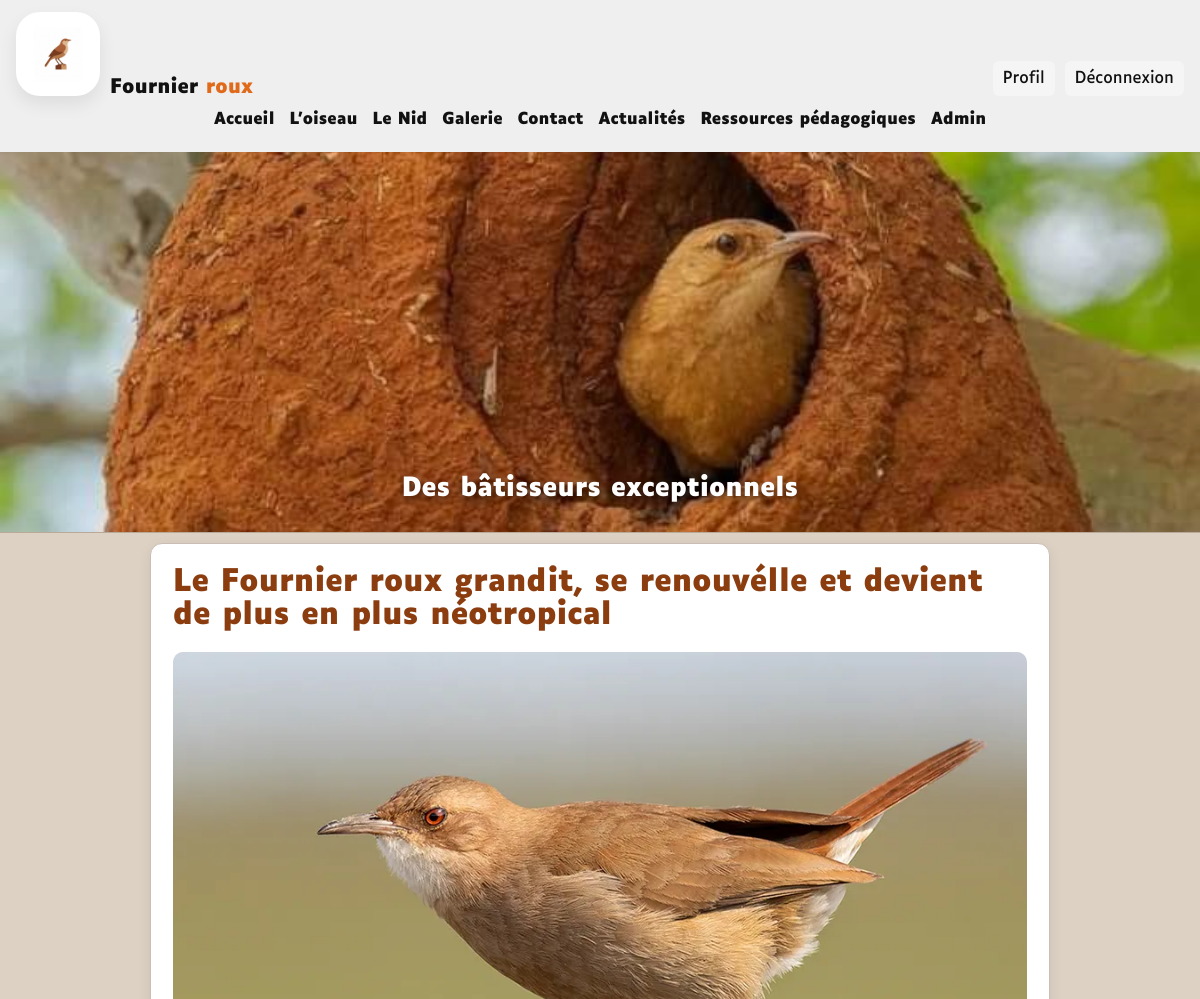
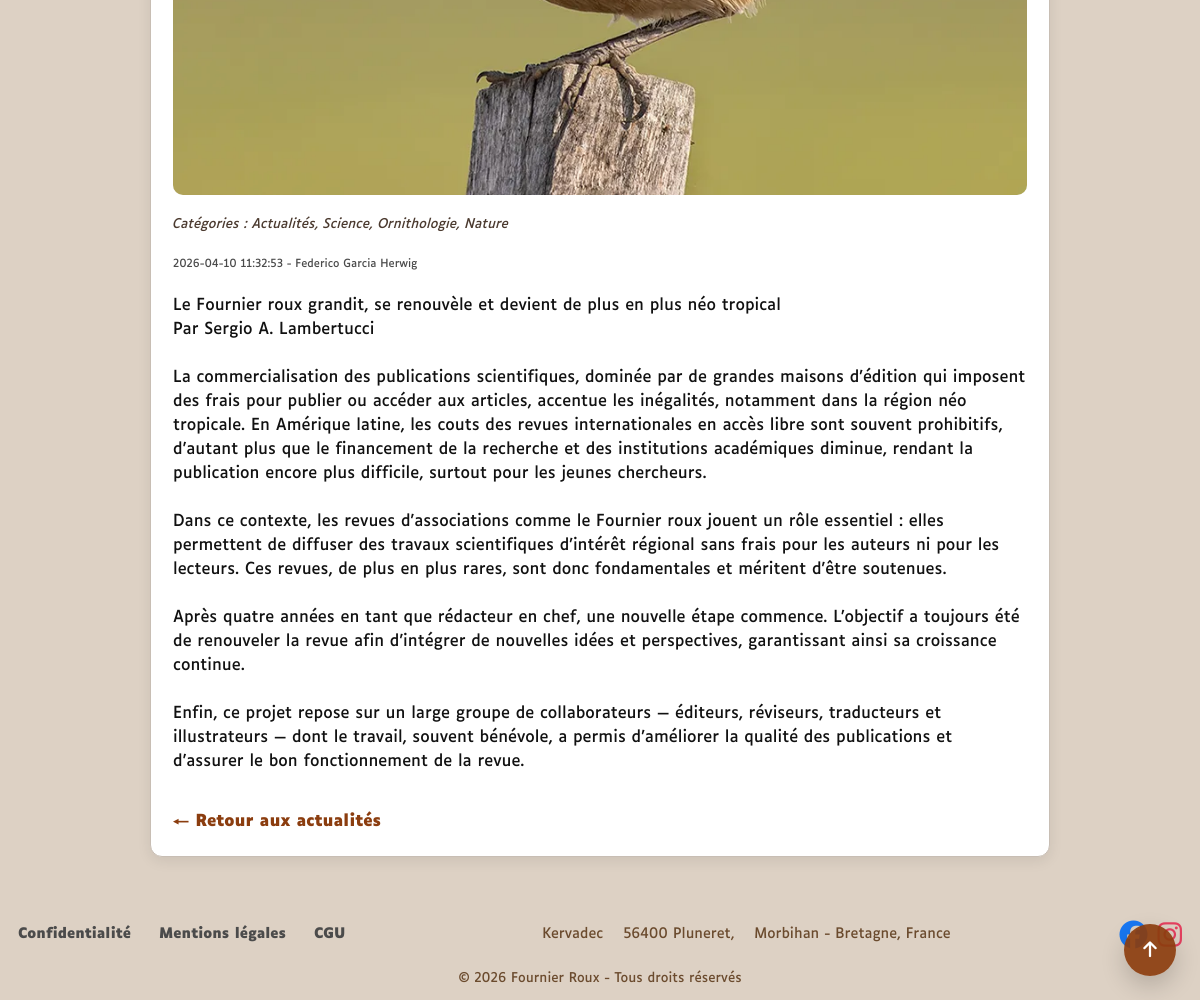
/index.php?page=article&id=18 (signed in), run on the app's committed database (2 pictures, top to bottom).
### tables this page shows
CREATE TABLE `articles` (
  `id_article` int(11) NOT NULL AUTO_INCREMENT,
  `titre` varchar(255) NOT NULL,
  `contenu` text NOT NULL,
  `date_publication` datetime NOT NULL DEFAULT current_timestamp(),
  `id_utilisateur` int(11) NOT NULL,
  PRIMARY KEY (`id_article`),
  KEY `id_utilisateur` (`id_utilisateur`)
);

CREATE TABLE `contient` (
  `id_article` int(11) NOT NULL,
  `id_media` int(11) NOT NULL,
  `ordre` int(11) DEFAULT 1,
  `image_principale` tinyint(1) DEFAULT 0,
  PRIMARY KEY (`id_article`, `id_media`),
  KEY `id_media` (`id_media`),
  CONSTRAINT `contient_ibfk_1` FOREIGN KEY (`id_article`) REFERENCES `articles` (`id_article`) ON DELETE CASCADE,
  CONSTRAINT `contient_ibfk_2` FOREIGN KEY (`id_media`) REFERENCES `media` (`id_media`) ON DELETE CASCADE
);

CREATE TABLE `media` (
  `id_media` int(11) NOT NULL AUTO_INCREMENT,
  `nom_fichier` varchar(255) NOT NULL,
  `date_upload` datetime DEFAULT current_timestamp(),
  `type_media` varchar(50) DEFAULT 'image',
  PRIMARY KEY (`id_media`)
);

CREATE TABLE `utilisateurs` (
  `id_utilisateur` int(11) NOT NULL,
  `nom` varchar(100) NOT NULL,
  `email` varchar(255) NOT NULL,
  `mot_de_passe` varchar(255) NOT NULL,
  `role` enum('admin','utilisateur') NOT NULL,
  `prenom` varchar(100) NOT NULL
);

### app/controllers/article-single-controller.php (called while the page is built, shortened)
<?php
require_once BASE_PATH . '/app/models/article.php';
require_once BASE_PATH . '/app/models/media.php';
$articleId = isset($_GET['id']) ? (int) $_GET['id'] : 0;
$article = getArticleDetailById($pdo, $articleId);
$medias = getMediaByArticle($pdo, $articleId);
require_once BASE_PATH . '/app/views/layouts/header.php';
require_once BASE_PATH . '/app/views/user/article-single.php';
require_once BASE_PATH . '/app/views/layouts/footer.php';

### index.php (called while the page is built, shortened)
<?php
require_once BASE_PATH . '/routes/router.php';

### app/models/article.php (called while the page is built, shortened)
<?php
function getBaseArticleQuery()
{
    return "FROM articles
            JOIN utilisateurs ON articles.id_utilisateur = utilisateurs.id_utilisateur
            LEFT JOIN appartient ON articles.id_article = appartient.id_article
            LEFT JOIN categorie ON appartient.id_categorie = categorie.id_categorie";
}
function getBaseArticleSelect()
{
    return "SELECT
                articles.id_article,
                articles.titre,
                articles.contenu,
                articles.date_publication,
                articles.id_utilisateur,
                utilisateurs.nom,
                utilisateurs.prenom,
                GROUP_CONCAT(categorie.nom SEPARATOR ', ') AS categories";
}
function getArticleDetailById($pdo, $articleId)
{
    try {
        $sql = getBaseArticleSelect() . " " .
               getBaseArticleQuery() . "
               WHERE articles.id_article = ?
               GROUP BY articles.id_article";
        $stmt = $pdo->prepare($sql);
        $stmt->execute([$articleId]);
        return $stmt->fetch(PDO::FETCH_ASSOC);
    } catch (PDOException $e) {
        error_log('Erreur getArticleDetailById : ' . $e->getMessage());
        return null;
    }
}

### app/models/media.php (called while the page is built, shortened)
<?php
function getMediaByArticle($pdo, $articleId)
{
    $sql = "SELECT media.*, contient.ordre, contient.image_principale
            FROM media
            INNER JOIN contient ON media.id_media = contient.id_media
            WHERE contient.id_article = ?
            ORDER BY contient.image_principale DESC, contient.ordre ASC";
    $stmt = $pdo->prepare($sql);
    $stmt->execute([$articleId]);
    $medias = $stmt->fetchAll(PDO::FETCH_ASSOC);
    return is_array($medias) ? $medias : [];
}

### app/views/user/article-single.php (the view)
<main class="page-article">
    <article class="page-article__conteneur">
        <h1 class="page-article__titre">
            <?php echo htmlspecialchars($article['titre']); ?>
        </h1>
        <?php if (!empty($medias)): ?>
            <div class="page-article__images">
                <?php foreach ($medias as $media): ?>
                    <div class="page-article__image-wrapper">
                        <img
                            class="page-article__image"
                            src="public/uploads/<?php echo htmlspecialchars($media['nom_fichier']); ?>"
                            alt="Illustration de l’article <?php echo htmlspecialchars($article['titre']); ?>"
                        >
                    </div>
                <?php endforeach; ?>
            </div>
        <?php endif; ?>
        <p class="page-article__categories">
            <em>
                Catégories :
                <?php echo htmlspecialchars($article['categories'] ?? 'Aucune'); ?>
            </em>
        </p>
        <p class="page-article__meta">
            <small>
                <?php echo htmlspecialchars($article['date_publication']); ?> -
                <?php echo htmlspecialchars($article['prenom'] . ' ' . $article['nom']); ?>
            </small>
        </p>
        <div class="page-article__contenu">
            <?php echo nl2br(htmlspecialchars($article['contenu'])); ?>
        </div>
        <div class="page-article__retour">
            <a
                class="page-article__retour-lien"
                href="index.php?page=articles"
            >
                ← Retour aux actualités
            </a>
        </div>
    </article>
</main>

### data on the page
articles: titre "Le Fournier roux grandit, se renouvélle et devient de plus en plus néotropical", date_publication "2026-04-10 11:32:53", id_utilisateur.nom "Federico Garcia Herwig", contenu "Le Fournier roux grandit, se renouvèle et devient de plus en plus néo tropical Par Sergio A. Lambertucci La commercialisation des publications scientifiques, dominée par de grandes maisons d’édition qui imposent des frais pour publier ou accéder aux articles, accentue les inégalités, notamment dans la région néo tropicale. En Amérique latine, les couts des revues internationales en accès libre sont souvent prohibitifs, d’autant plus que le financement de la recherche et des institutions académiques diminue, rendant la publication encore plus difficile, surtout pour les jeunes chercheurs. Dans ce contexte, les revues d’associations comme le Fournier roux jouent un rôle essentiel : elles…"
contient: id_media.nom_fichier (picture)

### other printed values
$article['categories'] "Actualités, Science, Ornithologie, Nature"
